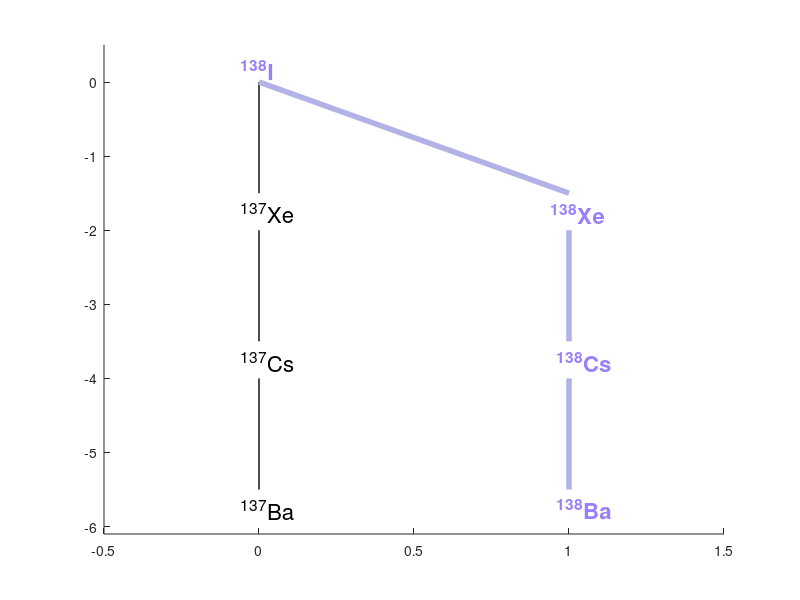

Write the MATLAB code that produced this figure.
lg=2;
tpnt=[0 0];
bpnt=[0 -lg];

yek2=figure(2);
set(yek2,'Name','Iodine 138 Probabilistic Decay Chart','NumberTitle','off')
axis([-0.5 1.5 -6.1 0.5]);
hold on;

plot([tpnt(1) bpnt(1)], ...
    [tpnt(2) 0.75*bpnt(2)], ...
    'k','LineWidth', 1);
plot([tpnt(1) bpnt(1)], ...
    [bpnt(2) 1.75*bpnt(2)], ...
    'k','LineWidth', 1);
plot([tpnt(1) bpnt(1)], ...
    [2*bpnt(2) 2.75*bpnt(2)], ...
    'k','LineWidth', 1);
plot([tpnt(1) -0.5*(bpnt(2))], ...
    [tpnt(2) 0.75*bpnt(2)], ...
    'k','LineWidth', 4, 'Color', [0.7 0.7 0.9]);
plot([-0.5*(bpnt(2)) -0.5*(bpnt(2))], ...
    [bpnt(2) 1.75*bpnt(2)], ...
    'k','LineWidth', 4, 'Color', [0.7 0.7 0.9]);
plot([-0.5*(bpnt(2)) -0.5*(bpnt(2))], ...
    [2*bpnt(2) 2.75*bpnt(2)], ...
    'k','LineWidth', 4, 'Color', [0.7 0.7 0.9]);
hold off;

text((-0.06+tpnt(1)),(0.18+tpnt(2)),'^{138}I','FontSize',16, ...
    'FontWeight','bold','Color', [0.6 0.5 0.99]);
text((-0.06+tpnt(1)),(0.25+bpnt(2)),'^{137}Xe','FontSize',16);
text((-0.06+tpnt(1)),2.15*(0.25+bpnt(2)),'^{137}Cs','FontSize',16);
text((-0.06+tpnt(1)),3.29*(0.25+bpnt(2)),'^{137}Ba','FontSize',16);
text((0.94+tpnt(1)),(0.23+bpnt(2)),'^{138}Xe','FontSize',16, ...
    'FontWeight','bold','Color', [0.6 0.5 0.99]);
text((0.96+tpnt(1)),2.15*(0.25+bpnt(2)),'^{138}Cs','FontSize',16, ...
    'FontWeight','bold','Color', [0.6 0.5 0.99]);
text((0.96+tpnt(1)),3.29*(0.25+bpnt(2)),'^{138}Ba','FontSize',16, ...
    'FontWeight','bold','Color', [0.6 0.5 0.99]);
